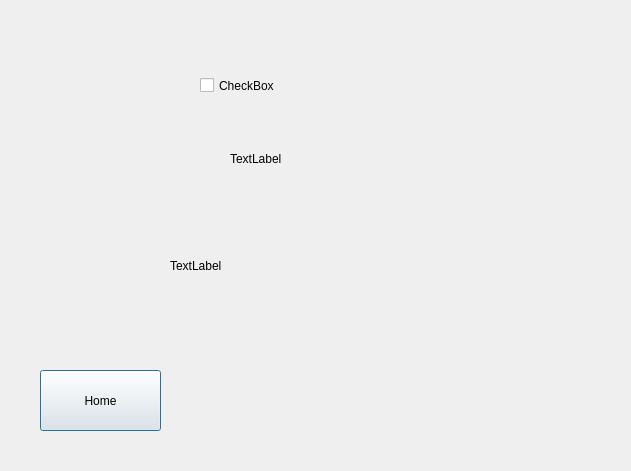
<?xml version="1.0" encoding="UTF-8"?>
<ui version="4.0">
 <class>BBluetooth</class>
 <widget class="QDialog" name="BBluetooth">
  <property name="geometry">
   <rect>
    <x>0</x>
    <y>0</y>
    <width>631</width>
    <height>471</height>
   </rect>
  </property>
  <property name="windowTitle">
   <string>Dialog</string>
  </property>
  <widget class="QCheckBox" name="toggle_bluetooth">
   <property name="geometry">
    <rect>
     <x>200</x>
     <y>50</y>
     <width>161</width>
     <height>71</height>
    </rect>
   </property>
   <property name="text">
    <string>CheckBox</string>
   </property>
  </widget>
  <widget class="QLabel" name="bluetooth_icon">
   <property name="geometry">
    <rect>
     <x>230</x>
     <y>150</y>
     <width>251</width>
     <height>18</height>
    </rect>
   </property>
   <property name="text">
    <string>TextLabel</string>
   </property>
  </widget>
  <widget class="QLabel" name="bluetooth_state">
   <property name="geometry">
    <rect>
     <x>170</x>
     <y>210</y>
     <width>291</width>
     <height>111</height>
    </rect>
   </property>
   <property name="text">
    <string>TextLabel</string>
   </property>
  </widget>
  <widget class="QPushButton" name="Back_Home">
   <property name="geometry">
    <rect>
     <x>40</x>
     <y>370</y>
     <width>121</width>
     <height>61</height>
    </rect>
   </property>
   <property name="text">
    <string>Home</string>
   </property>
  </widget>
 </widget>
 <resources/>
 <connections/>
</ui>
